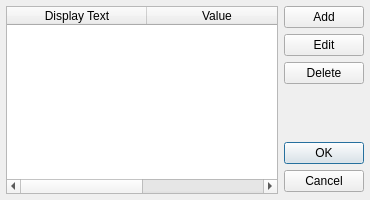
<?xml version="1.0" encoding="UTF-8"?>
<ui version="4.0">
 <class>ValueListDialog</class>
 <widget class="QDialog" name="ValueListDialog">
  <property name="geometry">
   <rect>
    <x>0</x>
    <y>0</y>
    <width>370</width>
    <height>200</height>
   </rect>
  </property>
  <property name="sizePolicy">
   <sizepolicy hsizetype="Preferred" vsizetype="Preferred">
    <horstretch>0</horstretch>
    <verstretch>0</verstretch>
   </sizepolicy>
  </property>
  <property name="minimumSize">
   <size>
    <width>370</width>
    <height>0</height>
   </size>
  </property>
  <property name="maximumSize">
   <size>
    <width>16777215</width>
    <height>16777215</height>
   </size>
  </property>
  <property name="windowTitle">
   <string>Dialog</string>
  </property>
  <layout class="QHBoxLayout" name="horizontalLayout">
   <property name="leftMargin">
    <number>6</number>
   </property>
   <property name="topMargin">
    <number>6</number>
   </property>
   <property name="rightMargin">
    <number>6</number>
   </property>
   <property name="bottomMargin">
    <number>6</number>
   </property>
   <item>
    <widget class="QTableWidget" name="tableWidget">
     <property name="minimumSize">
      <size>
       <width>225</width>
       <height>0</height>
      </size>
     </property>
     <property name="editTriggers">
      <set>QAbstractItemView::NoEditTriggers</set>
     </property>
     <property name="alternatingRowColors">
      <bool>true</bool>
     </property>
     <property name="selectionMode">
      <enum>QAbstractItemView::SingleSelection</enum>
     </property>
     <property name="selectionBehavior">
      <enum>QAbstractItemView::SelectRows</enum>
     </property>
     <property name="textElideMode">
      <enum>Qt::ElideNone</enum>
     </property>
     <attribute name="horizontalHeaderDefaultSectionSize">
      <number>140</number>
     </attribute>
     <attribute name="horizontalHeaderMinimumSectionSize">
      <number>50</number>
     </attribute>
     <attribute name="horizontalHeaderStretchLastSection">
      <bool>true</bool>
     </attribute>
     <attribute name="verticalHeaderVisible">
      <bool>false</bool>
     </attribute>
     <column>
      <property name="text">
       <string>Display Text</string>
      </property>
     </column>
     <column>
      <property name="text">
       <string>Value</string>
      </property>
     </column>
    </widget>
   </item>
   <item>
    <layout class="QVBoxLayout" name="verticalLayout">
     <item>
      <widget class="QPushButton" name="pushButtonAdd">
       <property name="text">
        <string>Add</string>
       </property>
      </widget>
     </item>
     <item>
      <widget class="QPushButton" name="pushButtonEdit">
       <property name="text">
        <string>Edit</string>
       </property>
      </widget>
     </item>
     <item>
      <widget class="QPushButton" name="pushButtonDelete">
       <property name="text">
        <string>Delete</string>
       </property>
      </widget>
     </item>
     <item>
      <spacer name="verticalSpacer">
       <property name="orientation">
        <enum>Qt::Vertical</enum>
       </property>
       <property name="sizeHint" stdset="0">
        <size>
         <width>20</width>
         <height>40</height>
        </size>
       </property>
      </spacer>
     </item>
     <item>
      <widget class="QDialogButtonBox" name="buttonBox">
       <property name="sizePolicy">
        <sizepolicy hsizetype="Minimum" vsizetype="Expanding">
         <horstretch>0</horstretch>
         <verstretch>0</verstretch>
        </sizepolicy>
       </property>
       <property name="orientation">
        <enum>Qt::Vertical</enum>
       </property>
       <property name="standardButtons">
        <set>QDialogButtonBox::Cancel|QDialogButtonBox::Ok</set>
       </property>
      </widget>
     </item>
    </layout>
   </item>
  </layout>
 </widget>
 <resources/>
 <connections>
  <connection>
   <sender>buttonBox</sender>
   <signal>accepted()</signal>
   <receiver>ValueListDialog</receiver>
   <slot>accept()</slot>
   <hints>
    <hint type="sourcelabel">
     <x>248</x>
     <y>254</y>
    </hint>
    <hint type="destinationlabel">
     <x>157</x>
     <y>274</y>
    </hint>
   </hints>
  </connection>
  <connection>
   <sender>buttonBox</sender>
   <signal>rejected()</signal>
   <receiver>ValueListDialog</receiver>
   <slot>reject()</slot>
   <hints>
    <hint type="sourcelabel">
     <x>316</x>
     <y>260</y>
    </hint>
    <hint type="destinationlabel">
     <x>286</x>
     <y>274</y>
    </hint>
   </hints>
  </connection>
 </connections>
</ui>
